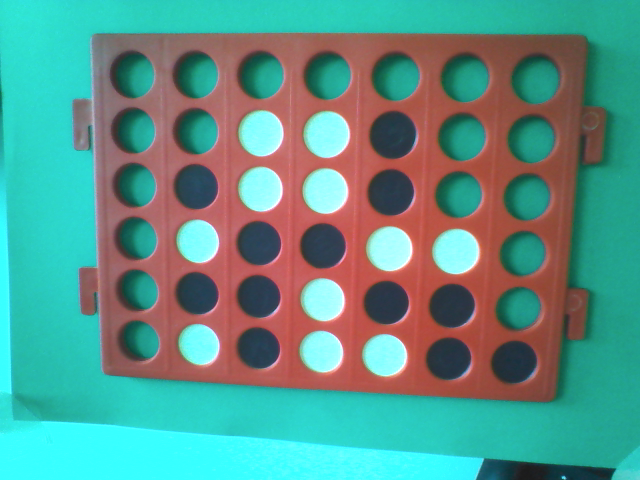
#> input picture imagenes/yucsbmlomq.png, 640 x 480 px
$ python __mainsensors__.py
#> lines starting #> are read from the running program, lines starting #| are printed output that depends on the picture; after the words box and inside, x2 and y2 are one past the last pixel; in counts of white or black regions, pixels touching at a corner belong together
### convertirImgToMatrix.py
# Import the necessary libraries
import math
import numpy as np
import cv2
import Queue

"""
The game works with the follow conventions:
Space: 0
White pieces (AI): 1
BLack pieces (Enemy): -1
 """

# Return the image with the red specter binarizate
def binarizateImg(img):
    imgB, imgG, imgR = cv2.split(img) # Blue, Green, Red
    _,threshold = cv2.threshold(imgR, 120, 255, cv2.THRESH_BINARY_INV)
    return threshold

# Return two positions with the min and max height that contain the board
def getNewHeight(img, w, h):
    initPos = -1
    finalPos = -1
    middle = math.trunc(w / 2)
    cont = 0 # 3 consecutive pixels will make a call
    i = 0
    stop = False # Indicate when to stop
    while (i < h and (not stop)): # Find the initial position
        c = img[i, middle]
        if c == 0: # if is black
            cont += 1
        elif c == 255 and cont > 0: # We need a consecutive line
            cont = 0
        if cont == 3: # If the cont met the goal
            initPos = i
            stop = True
        i += 1
    cont = 0
    i = h-1
    stop = False
    while ( i > 0 and (not stop)): # Find the final position
        c = img[i, middle]
        if c == 0:
            cont += 1
        elif c == 255 and cont > 0:
            cont = 0
        if cont == 3:
            finalPos = i
            stop = True
        i -= 1
    return(initPos, finalPos)

# Return two positions with the min and max width that contain the board
def getNewWidth(img, w, h):
    initPos = -1
    finalPos = -1
    middle = math.trunc(h/2)
    cont = 0 # 3 consecutive pixels will make a call
    i = 0
    stop = False # Indicate when to stop
    while (i < w and (not stop)): # Find the initial position
        c = img[middle, i]
        if c == 0: # Si es negro
            cont += 1
        elif c == 255 and cont > 0: # We need a consecutive line
            cont = 0
        if cont == 3:# If the cont met the goal
            initPos = i
            stop = True
        i += 1
    cont = 0
    i = w-1
    stop = False
    while (i > 0 and (not stop)): # Find the final position
        c = img[middle, i]
        if c == 0:
            cont += 1
        elif c == 255 and cont > 0:
            cont = 0
        if cont == 3:
            finalPos = i
            stop = True
        i -= 1
    return(initPos, finalPos)

# Genera a sub image
def cortarImg(img, xMin, yMin, xMax, yMax):
    crop_img = img[yMin:yMax, xMin:xMax]
    return crop_img

# Based on two images and one position, return the color of the position
def getColor(i, j, imgWhitePieces, imgSpaceHoles):
    white = imgWhitePieces[i, j]
    space = imgSpaceHoles[i, j]
    if space == 255:
        return 0
    elif white == 255:
        return 1
    else:
        return -1

# Return the (x,y) coordinates of the centroids
def getCentroids(img):
    img = cv2.cvtColor(img, cv2.COLOR_RGB2HSV) # Conver the img to SHV
    hue, saturation, value = cv2.split(img)
    _, ht = cv2.threshold(hue, 50, 255, cv2.THRESH_BINARY) # Hue Threshold
    _, st = cv2.threshold(saturation, 0, 255, cv2.THRESH_BINARY) # Saturation Threshold
    _, vt = cv2.threshold(value, 0, 255, cv2.THRESH_BINARY) # Value Threshold
    # Combine the thresholds
    finalImg = cv2.bitwise_and(ht, st)
    finalImg = cv2.bitwise_and(finalImg, vt)
    # Invert the image. OpenCV needs white areas to find centroids
    finalImg = cv2.bitwise_not(finalImg)
    # Makes the image softer
    kernel = np.ones((5,5), np.uint8)
    mask = cv2.morphologyEx(finalImg, cv2.MORPH_OPEN, kernel)
    contorn, _ = cv2.findContours(mask.copy(), cv2.RETR_TREE, cv2.CHAIN_APPROX_SIMPLE)
    points = [] # Save x,y and area
    for c in contorn:
        m = cv2.moments(c)
        if int(m["m00"])!=0:
            cx = int(m["m10"]/m["m00"])
            cy = int(m["m01"]/m["m00"])
            area = cv2.contourArea(c)
            points.append((cx, cy, area))
    return points

# Return the points that we need based on the average
def getpoints(centroids):
    q = Queue.PriorityQueue()
    areaPromedio = 1652
    for i in range(0, len(centroids)):
        a = centroids[i][2]
        q.put((abs(areaPromedio-a), centroids[i]))
    # Get the 42 points
    cont = 0
    points = []
    while not q.empty() and cont<42:
        points.append(q.get()[1])
        cont += 1
    return points

# Sort the points in a bidimensional array
def sortPoints(points):
    queueY = Queue.PriorityQueue()
    for i in range(0, len(points)):
        y = points[i][1]
        queueY.put((y, points[i]))
    matrix = []
    for i in range(0, 6):
        queueX = Queue.PriorityQueue()
        for j in range(0, 7):
            p = queueY.get()[1]
            queueX.put((p[0], p))
        row = []
        for j in range(0, 7):
            row.append(queueX.get()[1])
        matrix.append(row)
    return matrix

# Return a binarizate image with all the white pieces
def getWhitePieces(img):
    img = cv2.cvtColor(img, cv2.COLOR_RGB2HSV)
    hue, saturation, value = cv2.split(img)
    _, ht = cv2.threshold(hue, 0, 255, cv2.THRESH_BINARY)
    _, st = cv2.threshold(saturation, 0, 255, cv2.THRESH_BINARY)
    _, vt = cv2.threshold(value, 230, 255, cv2.THRESH_BINARY)
    finalImg = cv2.bitwise_and(ht, st)
    finalImg = cv2.bitwise_and(finalImg, vt)
    kernel = np.ones((5,5), np.uint8)
    finalImg = cv2.morphologyEx(finalImg, cv2.MORPH_OPEN, kernel)
    return finalImg

# Return a binarizate image with only the spaces holes on the board
def getHoles(img):
    img = cv2.cvtColor(img, cv2.COLOR_RGB2HSV) # Convertir imagen a HSV
    hue, saturation, value = cv2.split(img) # Extraer valores de img
    _, ht = cv2.threshold(hue, 0, 255, cv2.THRESH_BINARY) # Hue Threshold
    _, st = cv2.threshold(saturation, 190, 255, cv2.THRESH_BINARY) # Saturation Threshold
    _, vt = cv2.threshold(value, 0, 255, cv2.THRESH_BINARY) # Value Threshold
    # Combinar los thresholds
    finalImg = cv2.bitwise_and(ht, st)
    finalImg = cv2.bitwise_and(finalImg, vt)
    # Suavizar la imagen
    kernel = np.ones((5,5), np.uint8)
    finalImg = cv2.morphologyEx(finalImg, cv2.MORPH_OPEN, kernel)
    return finalImg

# Get the state based on the original image and the points matrix
def getState(img, points):
    imgWhitePieces = getWhitePieces(img)
    imgSpaceHoles = getHoles(img)
    # Define the initial state
    matriz=[[0,0,0,0,0,0,0],
            [0,0,0,0,0,0,0],
            [0,0,0,0,0,0,0],
            [0,0,0,0,0,0,0],
            [0,0,0,0,0,0,0],
            [0,0,0,0,0,0,0]]
    for j in range(0, len(matriz[0])):
        i = len(matriz)-1
        flag = False
        while i>=0 and (not flag):
            p = points[i][j]
            index = getColor(p[1], p[0], imgWhitePieces, imgSpaceHoles)
            if index == -1:
                matriz[i][j] = -1
            elif index == 1:
                matriz[i][j] = 1
            else:
                flag = True
            i -= 1
    return matriz

# Main function
def ejecutar(path):
#> called with path = 'imagenes/yucsbmlomq.png'
    try:
        img = cv2.imread(path)
#> img is the input picture: shape (480, 640, 3); mean B, G, R 138.6, 147.7, 90.7
        h, w, _ = img.shape # Get width and height
        imgB = binarizateImg(img)
#> in binarizateImg, `_,threshold = cv2.threshold(imgR, 120, 255, cv2.THRESH_BINARY_INV)`:
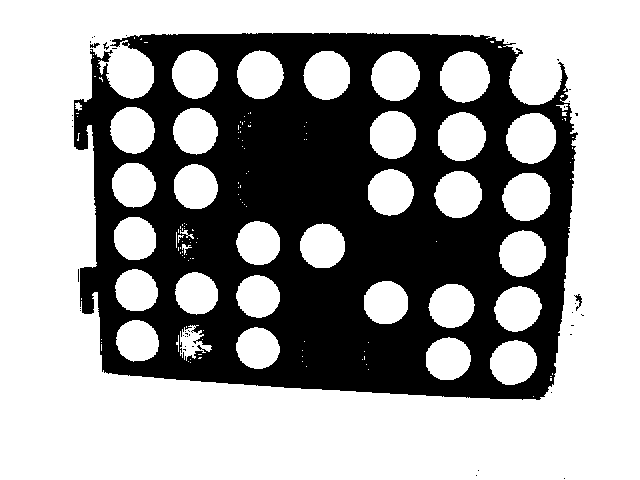
#> threshold: shape (480, 640); 63% white; 41 black regions (38 under 20 px), largest, box (x1, y1, x2, y2) and area: (74, 33, 578, 400) 113519, (574, 294, 582, 311) 51, (90, 43, 100, 48) 29
        # Crop board image
        (yMin, yMax) = getNewHeight(imgB, w, h)
#> the loop in getNewHeight, `while (i < h and (not stop)):` made 36 passes
#> c on passes 1 to 8: 255, 255, 255, 255, 255, 255, 255, 255
#> after the loop in getNewHeight, `while (i < h and (not stop)):`: cont = 3; i = 36
#> the loop in getNewHeight, `while ( i > 0 and (not stop)):` made 94 passes
#> after the loop in getNewHeight, `while ( i > 0 and (not stop)):`: cont = 3; i = 385
#> yMin = 35; yMax = 386
        imgB = cortarImg(imgB, 0, yMin, w-1, yMax)
#> in cortarImg, `crop_img = img[yMin:yMax, xMin:xMax]`:
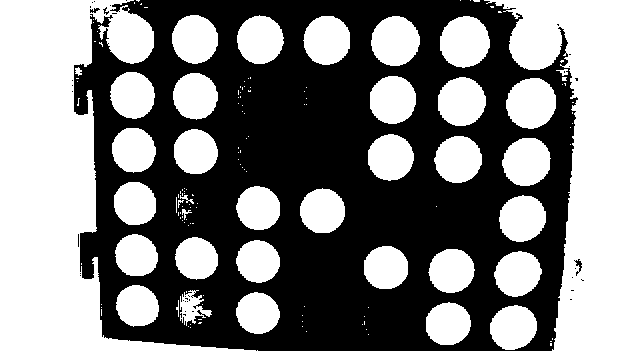
#> crop_img: shape (351, 639); 50.5% white; 37 black regions (34 under 20 px), largest, box (x1, y1, x2, y2) and area: (74, 0, 578, 351) 110899, (574, 259, 582, 276) 51, (90, 8, 100, 13) 29
        h, w = imgB.shape
        (xMin, xMax) = getNewWidth(imgB, w, h)
#> the loop in getNewWidth, `while (i < w and (not stop)):` made 98 passes
#> after the loop in getNewWidth, `while (i < w and (not stop)):`: cont = 3; i = 98
#> the loop in getNewWidth, `while (i > 0 and (not stop)):` made 70 passes
#> after the loop in getNewWidth, `while (i > 0 and (not stop)):`: cont = 3; i = 568
#> xMin = 97; xMax = 569
        imgC = cortarImg(img, xMin, yMin, xMax, yMax)
        # Get the state
        centroids = getCentroids(imgC)
#> in getCentroids, `hue, saturation, value = cv2.split(img)`:
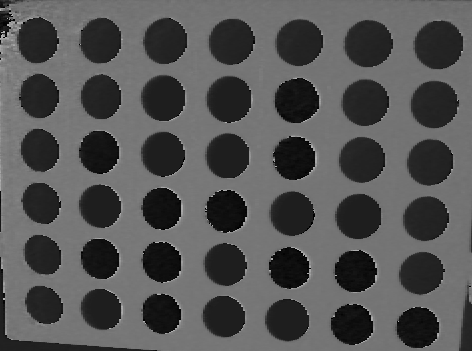
#> hue: shape (351, 472); min 0, max 179, mean 84
#> in getCentroids, `hue, saturation, value = cv2.split(img)`:
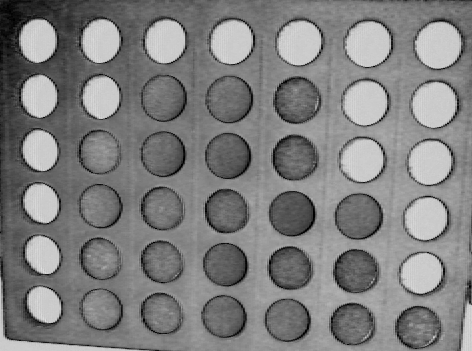
#> saturation: shape (351, 472); min 0, max 226, mean 126.8
#> in getCentroids, `hue, saturation, value = cv2.split(img)`:
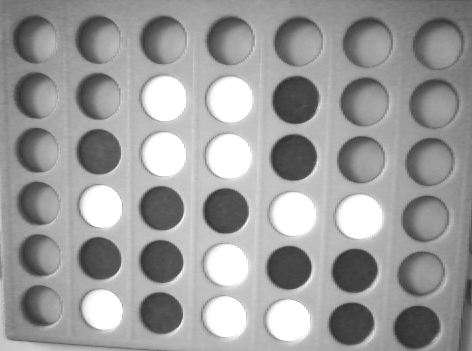
#> value: shape (351, 472); min 46, max 255, mean 156.3
#> in getCentroids, `mask = cv2.morphologyEx(finalImg, cv2.MORPH_OPEN, kernel)`:
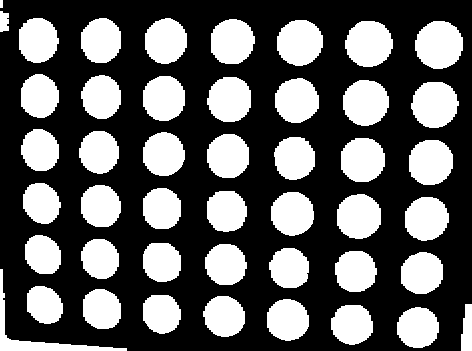
#> mask: shape (351, 472); 37.2% white; 46 white regions
#> in getCentroids, `contorn, _ = cv2.findContours(mask.copy(), cv2.RETR_TREE, cv2.CHAIN_AP..`: contorn = 46 contours, 1 with area under 20; largest, box (x1, y1, x2, y2) and area: (415, 21, 463, 69) 1730, (345, 21, 393, 67) 1647, (411, 82, 459, 128) 1630, (343, 80, 389, 126) 1596, (277, 20, 323, 66) 1592
#> the loop in getCentroids, `for c in contorn:` made 46 passes
#> (cx, cy, area) on passes 1 to 8: (417, 327, 1292.5), (351, 324, 1263), (466, 329, 373), (287, 319, 1332), (223, 315, 1274), (161, 313, 1137), (101, 308, 1188), (44, 304, 1024)
#> after the loop in getCentroids, `for c in contorn:`: points = 46 items, first 6: (417, 327, 1292.5), (351, 324, 1263), (466, 329, 373), (287, 319, 1332), (223, 315, 1274), (161, 313, 1137)
#> centroids has the same summary as points in getCentroids
        points = getpoints(centroids)
#> the loop in getpoints, `for i in range(0, len(centroids)):` made 46 passes
#> a on passes 1 to 8: 1292.5, 1263, 373, 1332, 1274, 1137, 1188, 1024
#> the loop in getpoints, `while not q.empty() and cont<42:` made 42 passes
        points = sortPoints(points)
#> the loop in sortPoints, `for i in range(0, len(points)):` made 42 passes
        matriz = getState(imgC, points)
#> in getHoles, `finalImg = cv2.morphologyEx(finalImg, cv2.MORPH_OPEN, kernel)`:
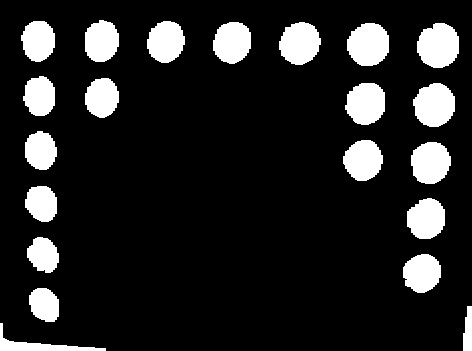
#> finalImg: shape (351, 472); 14.1% white; 21 white regions, largest, box (x1, y1, x2, y2) and area: (417, 23, 459, 68) 1489, (347, 23, 389, 66) 1437, (413, 83, 455, 127) 1424
        # Print the state in every move
        print ""
        for i in range(0, len(matriz)):
            print matriz[i]
#> this loop made 6 passes
#| [0, 0, 0, 0, 0, 0, 0]
#| [0, 0, 1, 1, -1, 0, 0]
#| [0, -1, 1, 1, -1, 0, 0]
#| [0, 1, -1, -1, 1, 1, 0]
#| [0, -1, -1, 1, -1, -1, 0]
#> (further printed lines are left out)
        return matriz
    except IOError:
        print "Cannot open the file"

### __mainsensors__.py
# [11 lines of commented-out code are left out]
import convertirImgToMatrix as conv
# # Global variable to store the ReactToTouch module instance
# ReactToTouch = None
# memory = None

# class ReactToTouch(ALModule):
#     """ A simple module able to react
#         to touch events.
#     """
#     def __init__(self, name):
#         ALModule.__init__(self, name)
#         # No need for IP and port here because
#         # we have our Python broker connected to NAOqi broker

#         # Create a proxy to ALTextToSpeech for later use
#         self.tts = ALProxy("ALTextToSpeech")

#         # Subscribe to TouchChanged event:
#         global memory
#         memory = ALProxy("ALMemory")
#         memory.subscribeToEvent("TouchChanged", "ReactToTouch", "onTouched")

#     def onTouched(self, strVarName, value):
#         """ This will be called each time a touch
#         is detected.

#         """
#         # Unsubscribe to the event when talking,
#         # to avoid repetitions
#         memory.unsubscribeToEvent("TouchChanged", "ReactToTouch")

#         # Aqui empieza a hacer cualquier cosa
#         touched_bodies = []
#         for p in value:
#             if p[1]:
#                 touched_bodies.append(p[0])

#         self.say(touched_bodies)

#         # Aqui acaba de hacer cualquier cosa

#         # Subscribe again to the event
#         memory.subscribeToEvent("TouchChanged", "ReactToTouch", "onTouched")

#     def say(self, bodies):
#         if (bodies == []):
#             return

#         sentence = "My " + bodies[0]

#         for b in bodies[1:]:
#             sentence = sentence + " and my " + b

#         if (len(bodies) > 1):
#             sentence = sentence + " are"
#         else:
#             sentence = sentence + " is"
#         sentence = sentence + " touched."

#         self.tts.say(sentence)

#     def tocado(self):
#         pass


# def main(ip, port):
#     """ Main entry point
#     """
#     # We need this broker to be able to construct
#     # NAOqi modules and subscribe to other modules
#     # The broker must stay alive until the program exists
#     myBroker = ALBroker("myBroker",
#        "0.0.0.0",   # listen to anyone
#        0,           # find a free port and use it
#        ip,          # parent broker IP
#        port)        # parent broker port


#     global ReactToTouch
#     ReactToTouch = ReactToTouch("ReactToTouch")
#     print "Sali de aca"
#     try:
#         while True:
#             time.sleep(1)
#     except KeyboardInterrupt:
#         print
#         print "Interrupted by user, shutting down"
#         myBroker.shutdown()
#         sys.exit(0)

# -------------------Métodos auxiares--------------------------

# Compara el estado actual un estado anterior
# [33 lines left out: functions aceptarEstado, estadoAnteriorInicial, ponerNuevaFicha, not called in this run]

primeraJugada = True # Se asume que la primera jugada siempre es del enemigo
# Supongamos que este es el método jugar
if __name__ == "__main__":
    # # Supongamos que es el estado que devuelve el método convertir
    # estadoActual=[[0,0,0,0,0,0,0],
    #         [1,0,0,0,0,0,0],
    #         [1,0,0,0,0,0,0],
    #         [1,0,0,0,0,0,0],
    #         [1,0,0,0,0,0,0],
    #         [1,-1,1,-1,1,1,1],]
    # if primeraJugada:
    #     estadoAnterior = estadoAnteriorInicial()
    #     jugada = 0 # Supongamos que esta es la jugada que nos devuelve la IA
    #     # Hablar
    #     estadoAnterior = ponerNuevaFicha(estadoActual, jugada)
    #     primeraJugada = False
    # else: # Si ya no es la primera jugada
    #     if aceptarEstado(estadoAnterior, estadoActual): # Se puede seguir jugando
    #         print "Se puede seguir jugando"
    #         # jugada = Esta es la jugada que nos devuelve la IA
    #         # Hablar
    #         estadoAnterior = ponerNuevaFicha(estadoAnterior)
    #     else: # Es necesario tomar otra foto
    #         print "Es necesario tomar otra foto"

    path = "imagenes/yucsbmlomq.png"
    m = conv.ejecutar(path)

    # [5 lines of commented-out code are left out]

$ run again, with imagenes/atqiacwatf.png copied over imagenes/yucsbmlomq.png
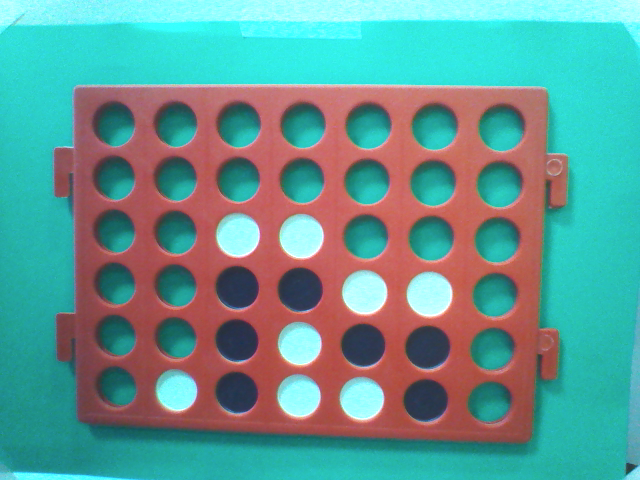
#> input picture imagenes/atqiacwatf.png, 640 x 480 px
#> in ejecutar, img is the input picture: shape (480, 640, 3); mean B, G, R 147.5, 151.3, 97.8
#> in binarizateImg, `_,threshold = cv2.threshold(imgR, 120, 255, cv2.THRESH_BINARY_INV)`:
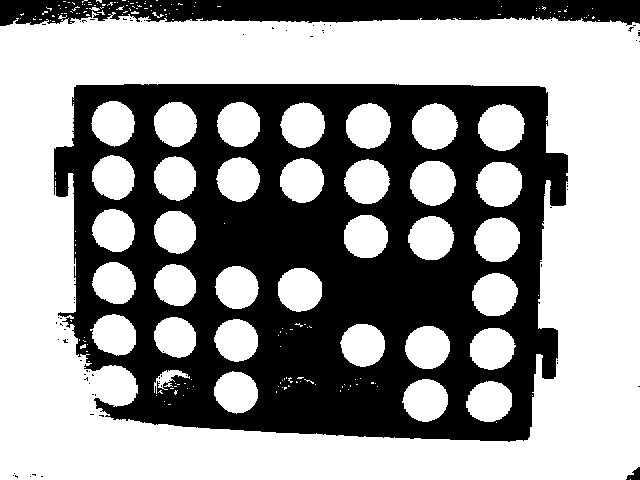
#> threshold: shape (480, 640); 59.4% white; 71 black regions (68 under 20 px), largest, box (x1, y1, x2, y2) and area: (54, 84, 568, 442) 111659, (0, 0, 640, 26) 12756, (626, 467, 640, 480) 106
#> after the loop in getNewHeight, `while (i < h and (not stop)):`: cont = 3
#> the loop in getNewHeight, `while ( i > 0 and (not stop)):` made 49 passes
#> c on passes 1 to 8: 255, 255, 255, 255, 255, 255, 255, 255
#> after the loop in getNewHeight, `while ( i > 0 and (not stop)):`: i = 430
#> yMin = 2; yMax = 431
#> crop_img: shape (429, 639); 55.6% white; 64 black regions (62 under 20 px), largest, box (x1, y1, x2, y2) and area: (54, 82, 568, 429) 109976, (0, 0, 639, 24) 11481
#> the loop in getNewWidth, `while (i < w and (not stop)):` made 77 passes
#> after the loop in getNewWidth, `while (i < w and (not stop)):`: cont = 3; i = 77
#> the loop in getNewWidth, `while (i > 0 and (not stop)):` made 98 passes
#> after the loop in getNewWidth, `while (i > 0 and (not stop)):`: cont = 3; i = 540
#> xMin = 76; xMax = 541
#> crop_img: shape (429, 465, 3)
#> img: shape (429, 465, 3); mean H, S, V 75.6, 139.7, 178.5
#> mask: shape (429, 465); 48.3% white; 45 white regions
#> contorn = 45 contours; largest, box (x1, y1, x2, y2) and area: (0, 0, 465, 86) 38251, (332, 270, 376, 314) 1468, (404, 105, 448, 149) 1468, (336, 104, 380, 148) 1460, (402, 161, 444, 205) 1453
#> the loop in getCentroids, `for c in contorn:` made 45 passes
#> (cx, cy, area) on passes 1 to 8: (39, 425, 476), (413, 399, 1249.5), (349, 398, 1217), (460, 404, 301), (285, 395, 1368.5), (222, 393, 1316), (159, 391, 1153), (99, 387, 1238)
#> after the loop in getCentroids, `for c in contorn:`: points = 45 items, first 6: (39, 425, 476), (413, 399, 1249.5), (349, 398, 1217), (460, 404, 301), (285, 395, 1368.5), (222, 393, 1316)
#> centroids has the same summary as points in getCentroids
#> the loop in getpoints, `for i in range(0, len(centroids)):` made 45 passes
#> a on passes 1 to 8: 476, 1249.5, 1217, 301, 1368.5, 1316, 1153, 1238
#> the loop in getpoints, `while not q.empty() and cont<42:` made 42 passes
#> after the loop in getpoints, `while not q.empty() and cont<42:`: cont = 42; points = 42 items, first 6: (353, 291, 1468.5), (424, 126, 1468), (358, 125, 1459.5), (422, 182, 1453), (356, 181, 1450.5), (420, 238, 1429)
#> the loop in sortPoints, `for i in range(0, len(points)):` made 42 passes
#> y on passes 1 to 8: 291, 126, 125, 182, 181, 238, 289, 124
#> after the loop in sortPoints, `for i in range(0, 6):`: matrix = 6 items
#> in getHoles, `finalImg = cv2.morphologyEx(finalImg, cv2.MORPH_OPEN, kernel)`:
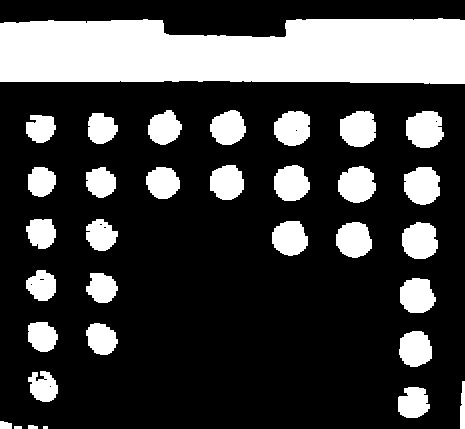
#> finalImg: shape (429, 465); 25.5% white; 33 white regions (1 under 20 px), largest, box (x1, y1, x2, y2) and area: (0, 18, 465, 84) 27038, (406, 111, 444, 148) 1119, (404, 167, 440, 205) 1098
#> the loop in getState, `for j in range(0, len(matriz[0])):` made 7 passes
#> the loop in ejecutar, `for i in range(0, len(matriz)):` made 6 passes
#| [0, 0, 0, 0, 0, 0, 0]
#| [0, 0, 0, 0, 0, 0, 0]
#| [0, 0, 1, 1, 0, 0, 0]
#| [0, 0, -1, -1, 1, 1, 0]
#| [0, 0, -1, 1, -1, -1, 0]
#> (further printed lines are left out)
